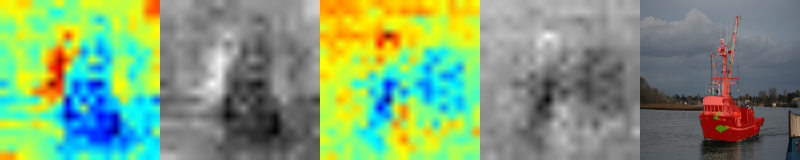
#> input picture examples/one-shot-seg/draw_histogram/baseline-fold0-test-32.png, 1600 x 320 px (shown at 1/2 size)
$ python draw_histogram.py
#> lines starting #> are read from the running program, lines starting #| are printed output that depends on the picture
# Author: Tao Hu <taohu620@gmail.com>
import cv2
from matplotlib import pyplot as plt
import numpy as np

baseline32 = cv2.imread("baseline-fold0-test-32.png")[:,320*3:320*4,1]/255.0
#> baseline32: shape (320, 320) float64; min 0.0157, max 0.984, mean 0.549
baseline71 = cv2.imread("baseline-fold0-test-71.png")[:,320*3:320*4,1]/255.0
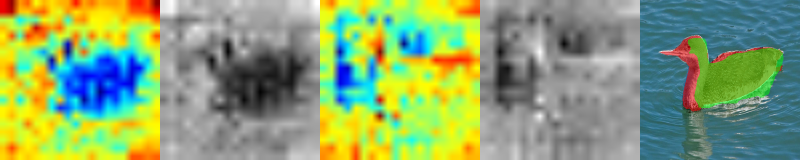
#> input picture examples/one-shot-seg/draw_histogram/baseline-fold0-test-71.png, 1600 x 320 px (shown at 1/2 size)
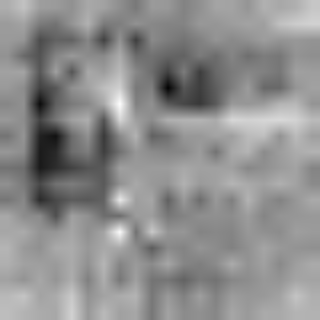
#> baseline71: shape (320, 320) float64; min 0.0196, max 0.984, mean 0.557
attention32 = cv2.imread("attention-fold0-test-32.png")[:,320*3:320*4,1]/255.0
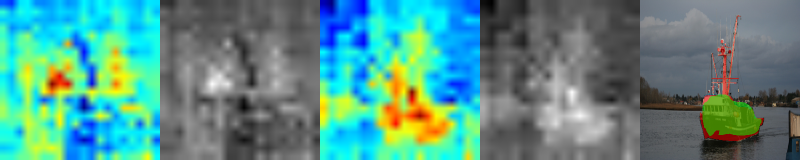
#> input picture examples/one-shot-seg/draw_histogram/attention-fold0-test-32.png, 1600 x 320 px (shown at 1/2 size)
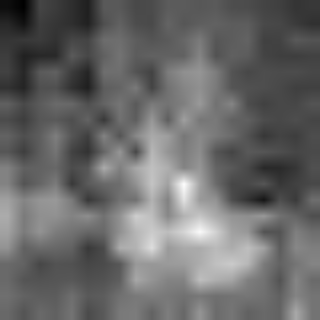
#> attention32: shape (320, 320) float64; min 0, max 0.984, mean 0.411
attention71 = cv2.imread("attention-fold0-test-71.png")[:,320*3:320*4,1]/255.0
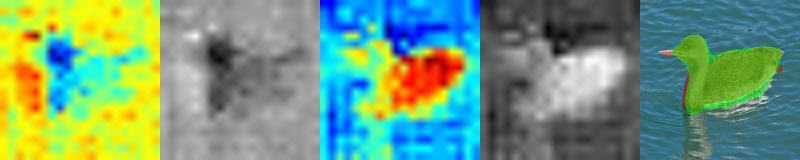
#> input picture examples/one-shot-seg/draw_histogram/attention-fold0-test-71.png, 1600 x 320 px (shown at 1/2 size)
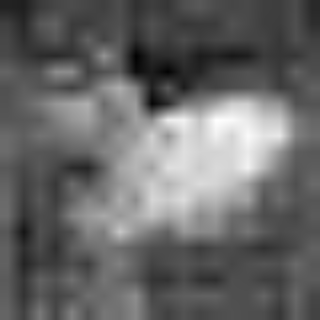
#> attention71: shape (320, 320) float64; min 0.00784, max 0.996, mean 0.405

import matplotlib.patches as mpatches
plt.xlabel('Activations')
plt.ylabel('Count')
plt.title('Histogram')
before = mpatches.Patch(color='g', label='Before Attention')
after = mpatches.Patch(color='r', label='After Attention')
plt.legend(handles=[before,after])
plt.hist(baseline32.flatten(), bins = np.arange(0,1,0.025).tolist(), facecolor='g', alpha=0.75,label="Before Attention")
plt.hist(attention32.flatten(), bins = np.arange(0,1,0.025).tolist(), facecolor='r', alpha=0.75, label="After Attention")
plt.show()
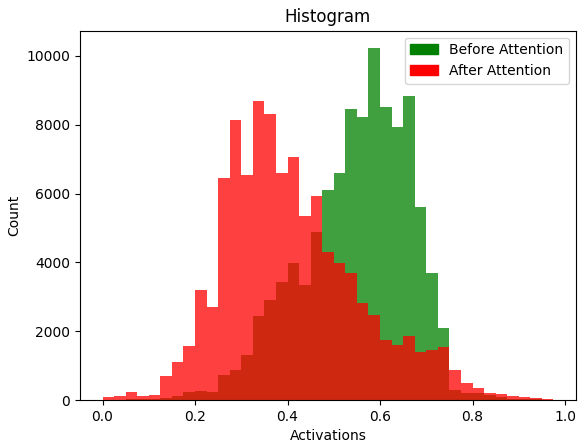
#> figure drawn by matplotlib, 1 panel; tallest bar 10225 high, from x = 0.575 to 0.6; tallest bar 8692 high, from x = 0.325 to 0.35
